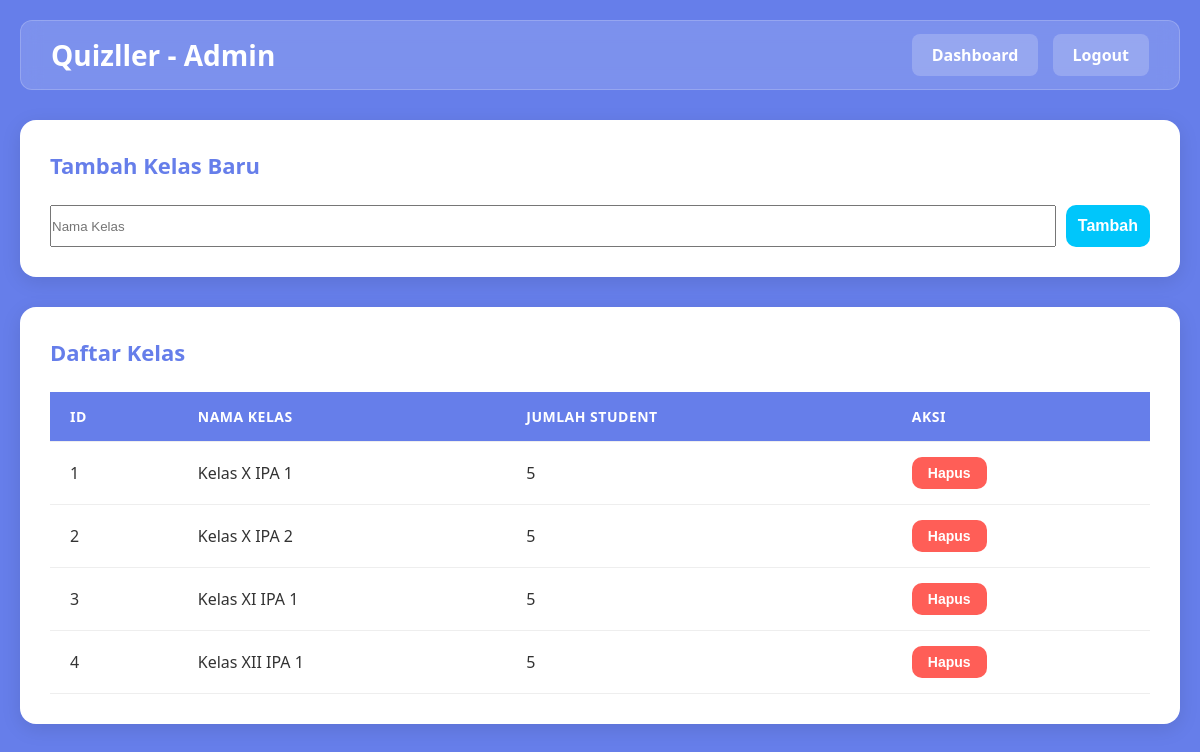
Page /admin/classes.php (signed in) on the earlier database version.
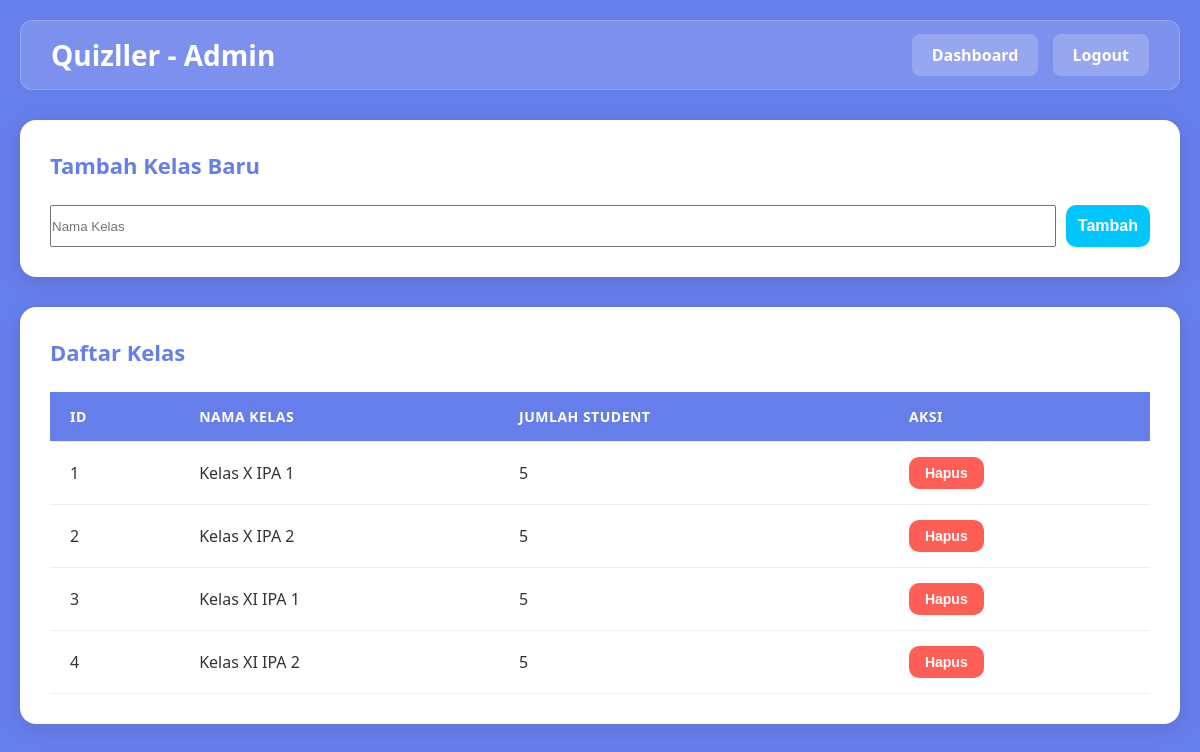
Same page on the later database version.
### tables this page shows
CREATE TABLE classes (
        id INTEGER PRIMARY KEY AUTOINCREMENT,
        name VARCHAR(255) NOT NULL
    );

### admin/classes.php (the view, shortened to what this page needs)
<?php
$conn = getDBConnection();
$stmt = $conn->query("SELECT c.*, COUNT(s.id) as student_count FROM classes c LEFT JOIN students s ON c.id = s.class_id GROUP BY c.id ORDER BY c.name");
$classes = $stmt->fetchAll(PDO::FETCH_ASSOC);
?>
<!DOCTYPE html>
<html lang="id">
<head>
    <link rel="stylesheet" href="../assets/css/style.css">
</head>
<body>
    <div class="container">
        <div class="navbar">
            <h1>Quizller - Admin</h1>
            <div>
                <a href="dashboard.php" style="margin-right: 10px;">Dashboard</a>
                <a href="../logout.php">Logout</a>
            </div>
        </div>
        <div class="card">
            <h3>Tambah Kelas Baru</h3>
            <form method="POST">
                <div style="display: grid; grid-template-columns: 1fr auto; gap: 10px;">
                    <input type="text" name="name" placeholder="Nama Kelas" required>
                    <button type="submit" name="add" class="btn btn-success">Tambah</button>
                </div>
            </form>
        </div>
        <div class="card">
            <h3>Daftar Kelas</h3>
            <table class="table">
                <thead>
                    <tr>
                        <th>ID</th>
                        <th>Nama Kelas</th>
                        <th>Jumlah Student</th>
                        <th>Aksi</th>
                    </tr>
                </thead>
                <tbody>
                    <?php foreach ($classes as $class): ?>
                        <tr>
                            <td><?php echo $class['id']; ?></td>
                            <td><?php echo htmlspecialchars($class['name']); ?></td>
                            <td><?php echo $class['student_count']; ?></td>
                            <td>
                                <form method="POST" style="display: inline;" onsubmit="return confirm('Yakin ingin menghapus kelas ini?');">
                                    <button type="submit" name="delete" class="btn btn-small btn-danger">Hapus</button>
                                </form>
                            </td>
                        </tr>
                    <?php endforeach; ?>
                </tbody>
            </table>
        </div>
    </div>
</body>
</html>

Differences in the rows shown:
changed classes id 4: name "Kelas XII IPA 1" → "Kelas XI IPA 2"
